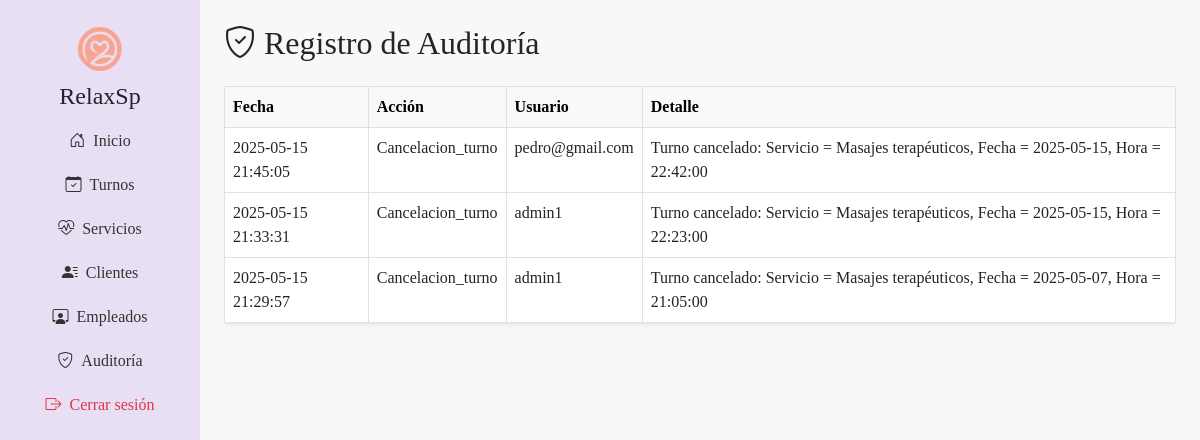
Page /auditoria_turnos.php (signed in) on the committed database.
### tables this page shows
CREATE TABLE `auditoria_turnos` (
  `id` int(11) NOT NULL,
  `turno_id` int(11) DEFAULT NULL,
  `accion` varchar(20) DEFAULT NULL,
  `usuario` varchar(100) DEFAULT NULL,
  `fecha` datetime DEFAULT current_timestamp(),
  `detalle` text DEFAULT NULL
);

### auditoria_turnos.php (the view, shortened to what this page needs)
<?php
require_once __DIR__ . '/config.php';
$auditoria = [];
$sql = "SELECT * FROM auditoria_turnos ORDER BY fecha DESC";
$resultado = $conexion->query($sql);
if ($resultado && $resultado->num_rows > 0) {
    while ($fila = $resultado->fetch_assoc()) {
        $auditoria[] = $fila;
    }
}
?>
<!DOCTYPE html>
<html lang="es">
<head>
  <link href="https://cdn.jsdelivr.net/npm/bootstrap@5.3.0/dist/css/bootstrap.min.css" rel="stylesheet">
  <link href="https://cdn.jsdelivr.net/npm/bootstrap-icons@1.10.5/font/bootstrap-icons.css" rel="stylesheet">
  <link rel="stylesheet" href="styles/style.css">
</head>
<body class="admin-page">
<div class="container-fluid">
  <div class="row">
    <nav class="col-12 text-center col-md-2 barra-nav py-4">
      <img src="image/logo.png" alt="RelaxSp Logo" height="50">
      <h4 class="text-center text-dark mt-2">RelaxSp</h4>
      <a href="panel_admin.php"><i class="bi bi-house-door me-2"></i>Inicio</a>
      <a href="admin_turnos.php"><i class="bi bi-calendar-check me-2"></i>Turnos</a>
      <a href="admin_servicios.php"><i class="bi bi-heart-pulse me-2"></i>Servicios</a>
      <a href="admin_clientes.php"><i class="bi bi-person-lines-fill me-2"></i>Clientes</a>
      <a href="admin_empleados.php"><i class="bi bi-person-workspace me-2"></i>Empleados</a>
      <a href="auditoria_turnos.php" class="active"><i class="bi bi-shield-check me-2"></i>Auditoría</a>
      <a href="logout.php" class="text-danger"><i class="bi bi-box-arrow-right me-2"></i>Cerrar sesión</a>
    </nav>
    <main class="col-12 col-md-10 main-content p-4">
      <h2 class="mb-4 text-center text-md-start">
        <i class="bi bi-shield-check me-2"></i>Registro de Auditoría
      </h2>
      <div class="table-responsive">
        <table class="table table-bordered table-hover shadow-sm">
          <thead class="table-light">
            <tr>
              <th>Fecha</th>
              <th>Acción</th>
              <th>Usuario</th>
              <th>Detalle</th>
            </tr>
          </thead>
          <tbody>
            <?php if (!empty($auditoria)): ?>
              <?php foreach ($auditoria as $registro): ?>
                <tr>
                  <td><?= $registro['fecha'] ?></td>
                  <td><?= ucfirst($registro['accion']) ?></td>
                  <td><?= htmlspecialchars($registro['usuario']) ?></td>
                  <td><?= htmlspecialchars($registro['detalle']) ?></td>
                </tr>
              <?php endforeach; ?>
            <?php else: ?>
              <tr>
                <td colspan="4" class="text-center">No hay registros de auditoría.</td>
              </tr>
            <?php endif; ?>
          </tbody>
        </table>
      </div>
    </main>
  </div>
</div>
</body>
</html>

### styles/style.css (style rules this page uses)
:root { --primary-color: #E8DFF4; --secondary-color: #f8f8f8; --text-color: #333; --hover-color: #FBB3B3; --font-family: 'Playfair Display', serif; }
body { font-family: var(--font-family); margin: 0; padding: 0; flex-direction: column; min-height: 100vh; background-color: var(--secondary-color); }
nav { flex-grow: 1; }
.admin-page { font-family: var(--font-family); background-color: var(--secondary-color); }
.barra-nav { height: 100vh; background-color: var(--primary-color); padding-top: 20px; }
.barra-nav a { color: #333; display: block; padding: 10px 20px; text-decoration: none; font-weight: 500; }
.main-content { padding: 30px; }

### rows in the picture
auditoria_turnos: fecha "2025-05-15 21:45:05", accion "Cancelacion_turno", usuario "pedro@gmail.com", detalle "Turno cancelado: Servicio = Masajes terapéuticos, Fecha = 2025-05-15, Hora = 22:42:00"
auditoria_turnos: fecha "2025-05-15 21:33:31", accion "Cancelacion_turno", usuario "admin1", detalle "Turno cancelado: Servicio = Masajes terapéuticos, Fecha = 2025-05-15, Hora = 22:23:00"
auditoria_turnos: fecha "2025-05-15 21:29:57", accion "Cancelacion_turno", usuario "admin1", detalle "Turno cancelado: Servicio = Masajes terapéuticos, Fecha = 2025-05-07, Hora = 21:05:00"
